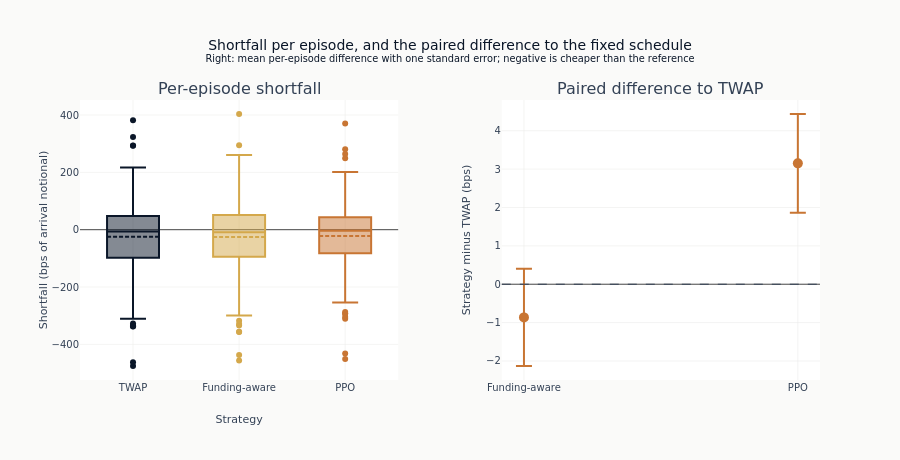

Here is the notebook cell this chart was saved with:
### Markdown cell above
### Cost, and how much of the difference the windows explain

Implementation shortfall on a real price path is dominated by what the price
did during the window, which is the same for all three strategies. The box
plot shows how wide that is; the paired differences beside it remove it.

### Code cell
fig = make_subplots(
    rows=1,
    cols=2,
    subplot_titles=("Per-episode shortfall", f"Paired difference to {REFERENCE_STRATEGY}"),
    horizontal_spacing=0.14,
)
for name, color in COLOR_BY_STRATEGY.items():
    fig.add_trace(
        go.Box(
            y=results[name]["shortfall_bps"],
            name=name,
            marker=dict(color=color),
            boxmean=True,
            showlegend=False,
        ),
        row=1,
        col=1,
    )

paired = {
    name: results[name]["shortfall_bps"] - results[REFERENCE_STRATEGY]["shortfall_bps"]
    for name in STRATEGIES
    if name != REFERENCE_STRATEGY
}
fig.add_trace(
    go.Scatter(
        x=list(paired),
        y=[float(d.mean()) for d in paired.values()],
        error_y=dict(
            type="data",
            array=[float(d.std(ddof=1) / np.sqrt(d.size)) for d in paired.values()],
            color=COLORS["copper"],
            thickness=2,
            width=8,
        ),
        mode="markers",
        marker=dict(color=COLORS["copper"], size=10),
        showlegend=False,
    ),
    row=1,
    col=2,
)
fig.add_hline(y=0, line=dict(color=COLORS["neutral"], width=1, dash="dash"), row=1, col=2)
fig.update_yaxes(title_text="Shortfall (bps of arrival notional)", row=1, col=1)
fig.update_yaxes(title_text=f"Strategy minus {REFERENCE_STRATEGY} (bps)", row=1, col=2)
fig.update_xaxes(title_text="Strategy", row=1, col=1)
fig.update_layout(
    title=(
        "Shortfall per episode, and the paired difference to the fixed schedule"
        "<br><sup>Right: mean per-episode difference with one standard error; negative is "
        "cheaper than the reference</sup>"
    ),
    height=460,
)
show_plotly_with_alt(
    fig,
    "Two panels. Left: a box per strategy over the per-episode implementation shortfall in basis points. Right: the mean paired difference to the fixed schedule for the other two strategies, as markers with one standard error either side, against a dashed line at zero.",
)

### Figure 1 — Plotly figure (JSON) as saved in the notebook; plotly's stock layout.template omitted (floating-point values rounded to 4 significant figures; data arrays with more than 128 entries replaced by an {"elided": "..."} marker saying what was removed)
{"data": [{"boxmean": true, "marker": {"color": "#0a1628"}, "name": "TWAP", "showlegend": false, "type": "box", "xaxis": "x", "y": {"elided": "200 float values"}, "yaxis": "y"}, {"boxmean": true, "marker": {"color": "#D4A84B"}, "name": "Funding-aware", "showlegend": false, "type": "box", "xaxis": "x", "y": {"elided": "200 float values"}, "yaxis": "y"}, {"boxmean": true, "marker": {"color": "#C87533"}, "name": "PPO", "showlegend": false, "type": "box", "xaxis": "x", "y": {"elided": "200 float values"}, "yaxis": "y"}, {"error_y": {"array": [1.266, 1.286], "color": "#C87533", "thickness": 2, "type": "data", "width": 8}, "marker": {"color": "#C87533", "size": 10}, "mode": "markers", "showlegend": false, "type": "scatter", "x": ["Funding-aware", "PPO"], "xaxis": "x2", "y": [-0.8648, 3.15], "yaxis": "y2"}], "layout": {"annotations": [{"font": {"size": 16}, "showarrow": false, "text": "Per-episode shortfall", "x": 0.215, "xanchor": "center", "xref": "paper", "y": 1.0, "yanchor": "bottom", "yref": "paper"}, {"font": {"size": 16}, "showarrow": false, "text": "Paired difference to TWAP", "x": 0.785, "xanchor": "center", "xref": "paper", "y": 1.0, "yanchor": "bottom", "yref": "paper"}], "height": 460, "shapes": [{"line": {"color": "#334155", "dash": "dash", "width": 1}, "type": "line", "x0": 0, "x1": 1, "xref": "x2 domain", "y0": 0, "y1": 0, "yref": "y2"}], "title": {"text": "Shortfall per episode, and the paired difference to the fixed schedule<br><sup>Right: mean per-episode difference with one standard error; negative is cheaper than the reference</sup>"}, "xaxis": {"anchor": "y", "domain": [0.0, 0.43], "title": {"text": "Strategy"}}, "xaxis2": {"anchor": "y2", "domain": [0.57, 1.0]}, "yaxis": {"anchor": "x", "domain": [0.0, 1.0], "title": {"text": "Shortfall (bps of arrival notional)"}}, "yaxis2": {"anchor": "x2", "domain": [0.0, 1.0], "title": {"text": "Strategy minus TWAP (bps)"}}}}
